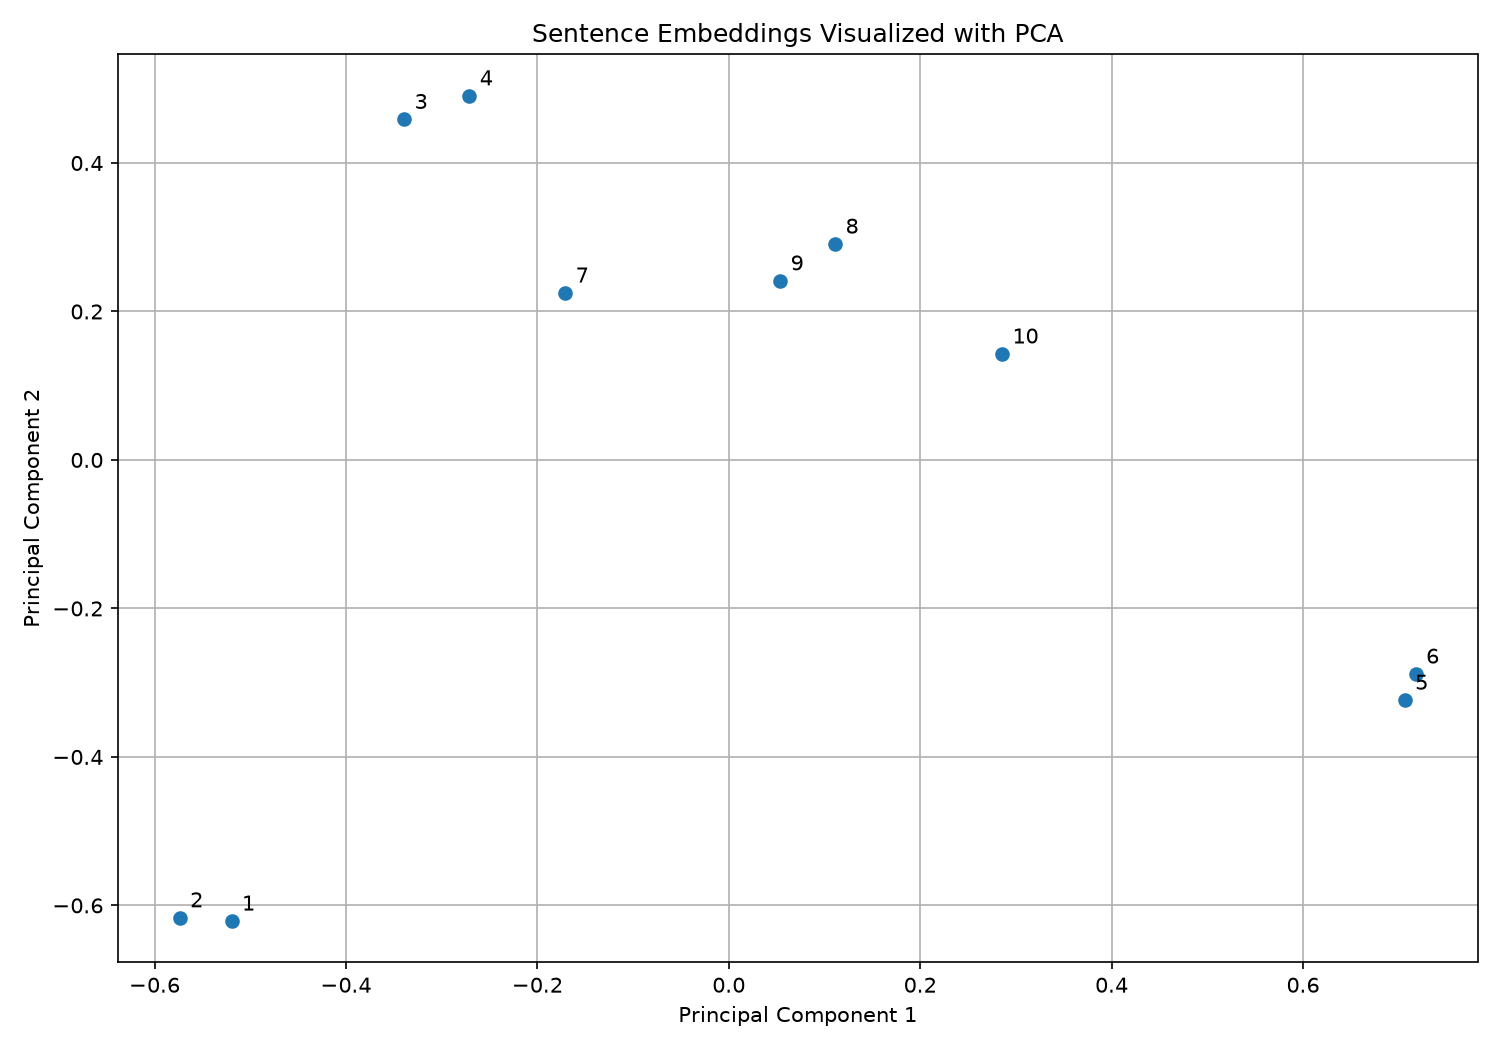

Python code for this plot:

import matplotlib.pyplot as plt
from sentence_transformers import SentenceTransformer
from sklearn.decomposition import PCA

sentences = [
    "The cat sat on the sofa.",
    "A kitten is resting on the couch.",
    "The stock market fell sharply today.",
    "Shares dropped after the bad news.",
    "I love eating fresh pizza.",
    "Pizza is my favorite food.",
    "The bank is closed on Fridays.",
    "We walked along the river bank.",
    "The delivery was very slow.",
    "My package arrived late.",
]

model = SentenceTransformer("all-MiniLM-L6-v2")
embeddings = model.encode(sentences)

pca = PCA(n_components=2)
points = pca.fit_transform(embeddings)

plt.figure(figsize=(10, 7))
plt.scatter(points[:, 0], points[:, 1])

for i, (x, y) in enumerate(points):
    plt.annotate(str(i + 1), (x, y), xytext=(5, 5),
                 textcoords="offset points")

plt.title("Sentence Embeddings Visualized with PCA")
plt.xlabel("Principal Component 1")
plt.ylabel("Principal Component 2")
plt.grid(True)
plt.tight_layout()
plt.savefig("plot_sentences.png", dpi=150)
plt.show()
